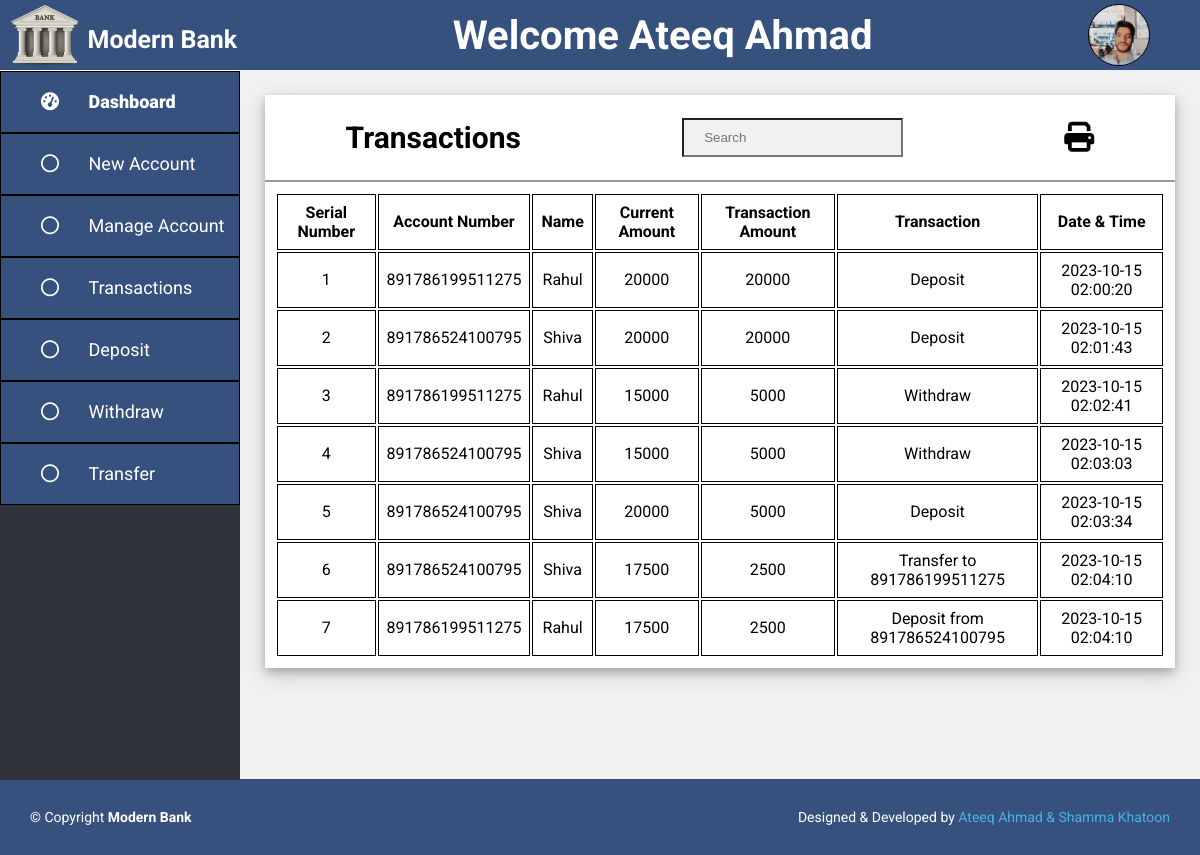
Page /admin/transaction.php (signed in) on the committed database.
### tables this page shows
CREATE TABLE `transaction` (
  `Id` int(11) NOT NULL,
  `Customer_Id` int(11) NOT NULL,
  `Amount` int(11) NOT NULL,
  `Transaction_Amount` int(11) DEFAULT NULL,
  `Transaction` char(30) DEFAULT NULL,
  `Transaction_Date_Time` datetime DEFAULT NULL
);

CREATE TABLE `customer` (
  `Customer_Id` int(11) NOT NULL,
  `Account_Number` bigint(20) DEFAULT NULL,
  `Name` char(30) DEFAULT NULL,
  `Father_Name` char(30) DEFAULT NULL,
  `DOB` date DEFAULT NULL,
  `Mobile_Number` bigint(20) DEFAULT NULL,
  `Gmail_Id` char(30) DEFAULT NULL,
  `Account_Opening_Date` date DEFAULT NULL,
  `Address` char(50) DEFAULT NULL,
  `Opening_Amount` int(11) DEFAULT NULL,
  `Image_Name` varchar(100) DEFAULT NULL
);

### admin/transaction.php (the view, shortened to what this page needs)
<?php
    include 'header.php';
?>
        <div class="container">
            <div class="content">
                <div class="title">
                    <h2>Transactions</h2>
                    <div class="search">
                        <input type="search" placeholder="Search" id="live_search" autocomplete="off">
                    </div>
                    <i class="fa-solid fa-print" id="print-img" onclick="printFun('print')"></i>
                </div>
                <div id="print">
                    <?php
                        $result = mysqli_query($conn, "SELECT * FROM `customer` a, `transaction` b WHERE a.Customer_Id = b.Customer_Id");
                        if(mysqli_num_rows($result) > 0){
                            $i=1;
                    ?>
                    <table id="searchresult">
                        <thead>
                            <tr>
                                <th>Serial Number</th>
                                <th>Account Number</th>
                                <th>Name</th>
                                <th>Current Amount</th>
                                <th>Transaction Amount</th>
                                <th>Transaction</th>
                                <th>Date & Time</th>
                            </tr>
                        </thead>
                        <?php
                            while($row = mysqli_fetch_assoc($result)){
                        ?>
                        <tbody>
                            <tr>
                                <td> <?php echo $i; ?> </td>
                                <td> <?php echo $row['Account_Number']; ?> </td>
                                <td> <?php echo $row['Name']; ?> </td>
                                <td> <?php echo $row['Amount']; ?> </td>
                                <td> <?php echo $row['Transaction_Amount']; ?> </td>
                                <td> <?php echo $row['Transaction']; ?> </td>
                                <td> <?php echo $row['Transaction_Date_Time']; ?> </td>
                            </tr>
                        </tbody>
                        <?php
                           $i++; }
                        ?>
                    </table>
                    <?php
                        }
                        else
                            echo "<h2> Record Not Found ! </h2>";
                    ?>
                </div>
            </div>
        </div>
    </div>
<?php
    include 'footer.php';
?>

### admin/header.php (shortened to what this page needs)
<?php
    include '../config.php';
    $admin = $_SESSION["admin"];
    $result = mysqli_query($conn, "SELECT * FROM admin WHERE Id = '{$admin['adminId']}'");
    $row = mysqli_fetch_assoc($result);
?>
<!DOCTYPE html>
<html lang="en">
<head>
    <link rel="stylesheet" href="https://cdnjs.cloudflare.com/ajax/libs/font-awesome/6.4.2/css/all.min.css">
    <link rel="stylesheet" href="../assets/css/admin.css">
</head>
<body>
    <header>
        <div class="logo">
            <img src="../assets/img/logo.png" alt="">
            <a href="dashbord.php">
                <h3>
                    Modern Bank
                </h3>
            </a>
        </div>
        <h2>Welcome <?php echo $admin["adminName"]; ?> </h2>
        <img src="admin-img/<?php echo $row['Image_Name']; ?>" alt="" class="user-pic" onclick="toggleMenu()">
    </header>
    <div class="main">
        <div class="side-nav">
            <a href="dashbord.php">
                <i class="fa-solid fa-gauge-high">
                    <span>Dashboard</span>
                </i>
            </a>
            <a href="add-new-account.php">
                <i class="fa-regular fa-circle">
                    <span>New Account</span>
                </i>
            </a>
            <a href="manage-account.php">
                <i class="fa-regular fa-circle">
                    <span>Manage Account</span>
                </i>
            </a>
            <a href="transaction.php">
                <i class="fa-regular fa-circle">
                    <span>Transactions</span>
                </i>
            </a>
            <a href="deposit.php">
                <i class="fa-regular fa-circle">
                    <span>Deposit</span>
                </i>
            </a>
            <a href="withdraw.php">
                <i class="fa-regular fa-circle">
                    <span>Withdraw</span>
                </i>
            </a>
            <a href="transfer.php">
                <i class="fa-regular fa-circle">
                    <span>Transfer</span>
                </i>
            </a>
        </div>

### assets/css/admin.css (style rules this page uses)
body { margin: 0; padding: 0; font-family: 'Roboto', sans-serif; height: 100vh; }
header { background: #37517e; width: 100%; height: 70px; position: sticky; top: 0; display: flex; align-items: center; justify-content: space-between; }
header .logo { height: 100%; display: flex; }
header .logo a { text-decoration: none; }
header .logo a h3 { color: #fff; align-items: center; font-size: 25px; cursor: pointer; }
header h2 { font-size: 40px; color: white; }
.user-pic { width: 60px; height: 60px; border: 1px solid black; border-radius: 50%; cursor: pointer; margin-right: 50px; }
.main { width: 100%; display: flex; height: 88.6vh; }
.side-nav { background: #2f323a; margin-top: 1px; width: 20%; height: 100%; transition: 0.5s; }
.side-nav a { color: #fff; background: #37517e; display: block; width: 100%; line-height: 60px; font-size: 18px; border: 1px solid black; text-decoration: none; padding-left: 40px; box-sizing: border-box; transition: 0.5s; }
.side-nav i span { font-family: 'Roboto', sans-serif; margin-left: 25px; }
.container { width: 80%; min-height: 88.6vh; background: #f1f1f1; overflow-y: auto; }
.container .content { background: white; margin: 25px; box-shadow: 0 4px 8px 0 rgba(0, 0, 0, 0.2), 0 6px 20px 0 rgba(0, 0, 0, 0.19); display: flex; flex-direction: column; }
.title { font-size: 20px; display: flex; align-items: center; justify-content: space-around; border-bottom: 2px solid #999; }
#print-img { font-size: 30px; cursor: pointer; }
#print table { width: 100%; padding: 10px; }
th, td { border: 1px solid black; text-align: center; padding: 8px; }
.container .content .title .search { display: flex; margin: 20px 0px; }
.container .content .title .search input[type=search] { background: #f1f1f1; padding: 10px 20px; width: 100%; }

### rows in the picture
transaction: Customer_Id.Account_Number "891786199511275", Customer_Id.Name "Rahul", Amount "20000", Transaction_Amount "20000", Transaction "Deposit", Transaction_Date_Time "2023-10-15 02:00:20"
transaction: Customer_Id.Account_Number "891786524100795", Customer_Id.Name "Shiva", Amount "20000", Transaction_Amount "20000", Transaction "Deposit", Transaction_Date_Time "2023-10-15 02:01:43"
transaction: Customer_Id.Account_Number "891786199511275", Customer_Id.Name "Rahul", Amount "15000", Transaction_Amount "5000", Transaction "Withdraw", Transaction_Date_Time "2023-10-15 02:02:41"
transaction: Customer_Id.Account_Number "891786524100795", Customer_Id.Name "Shiva", Amount "15000", Transaction_Amount "5000", Transaction "Withdraw", Transaction_Date_Time "2023-10-15 02:03:03"
transaction: Customer_Id.Account_Number "891786524100795", Customer_Id.Name "Shiva", Amount "20000", Transaction_Amount "5000", Transaction "Deposit", Transaction_Date_Time "2023-10-15 02:03:34"
transaction: Customer_Id.Account_Number "891786524100795", Customer_Id.Name "Shiva", Amount "17500", Transaction_Amount "2500", Transaction "Transfer to 891786199511275", Transaction_Date_Time "2023-10-15 02:04:10"
transaction: Customer_Id.Account_Number "891786199511275", Customer_Id.Name "Rahul", Amount "17500", Transaction_Amount "2500", Transaction "Deposit from 891786524100795", Transaction_Date_Time "2023-10-15 02:04:10"

### other values in the picture
$admin["adminName"] "Ateeq Ahmad"
